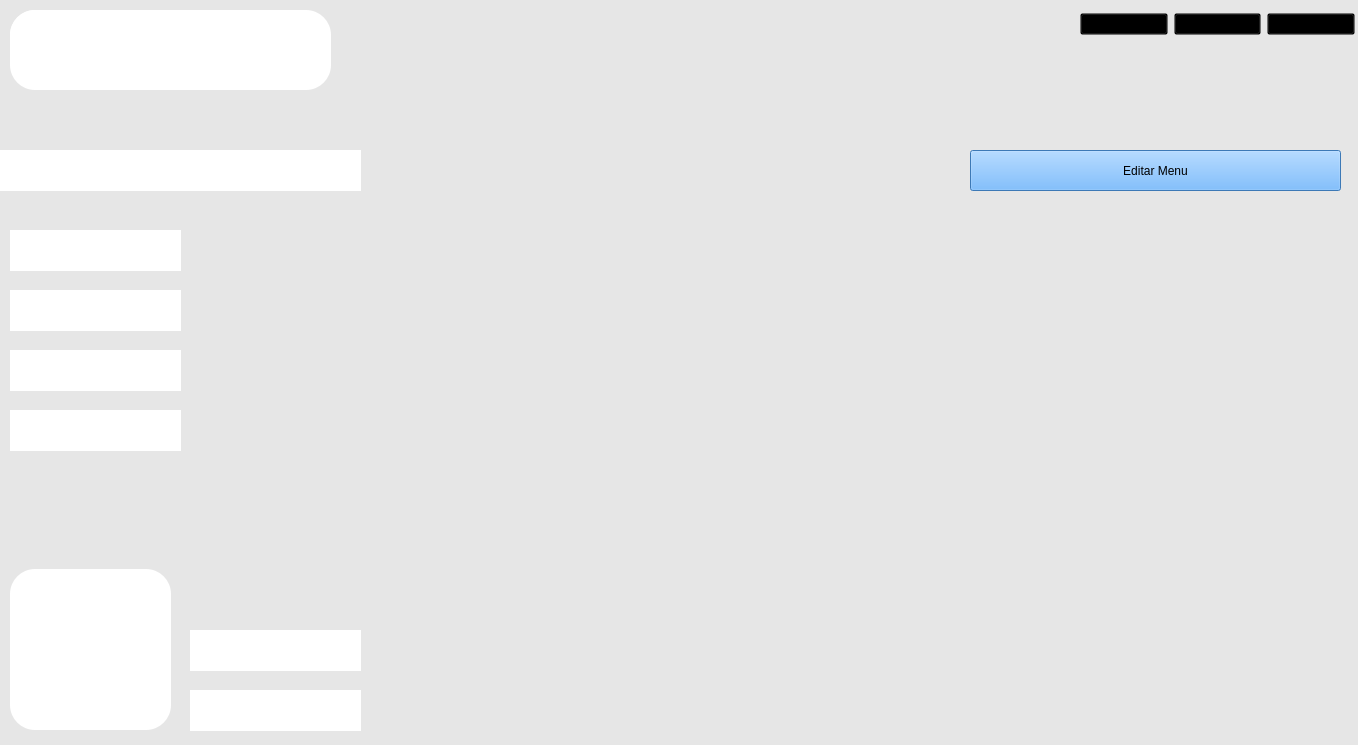
<?xml version="1.0" encoding="UTF-8"?>
<ui version="4.0">
 <class>Form</class>
 <widget class="QWidget" name="Form">
  <property name="geometry">
   <rect>
    <x>0</x>
    <y>0</y>
    <width>1358</width>
    <height>745</height>
   </rect>
  </property>
  <property name="windowTitle">
   <string>Form</string>
  </property>
  <property name="styleSheet">
   <string notr="true">background-color: rgb(230, 230, 230);</string>
  </property>
  <widget class="QWidget" name="layoutWidget">
   <property name="geometry">
    <rect>
     <x>1080</x>
     <y>10</y>
     <width>275</width>
     <height>29</height>
    </rect>
   </property>
   <layout class="QHBoxLayout" name="redirecciones">
    <item>
     <widget class="QPushButton" name="users">
      <property name="styleSheet">
       <string notr="true">background-color: transparent;</string>
      </property>
      <property name="text">
       <string>Usuarios</string>
      </property>
     </widget>
    </item>
    <item>
     <widget class="QPushButton" name="rest">
      <property name="styleSheet">
       <string notr="true">background-color: transparent;</string>
      </property>
      <property name="text">
       <string>Restaurantes</string>
      </property>
     </widget>
    </item>
    <item>
     <widget class="QPushButton" name="fact">
      <property name="styleSheet">
       <string notr="true">background-color: transparent;</string>
      </property>
      <property name="text">
       <string>Facturacion</string>
      </property>
     </widget>
    </item>
   </layout>
  </widget>
  <widget class="QWidget" name="nombrerestaurante" native="true">
   <property name="geometry">
    <rect>
     <x>0</x>
     <y>150</y>
     <width>361</width>
     <height>41</height>
    </rect>
   </property>
   <property name="styleSheet">
    <string notr="true">background-color: rgb(255, 255, 255);
border-radius: 25px;</string>
   </property>
  </widget>
  <widget class="QWidget" name="usuarios" native="true">
   <property name="geometry">
    <rect>
     <x>10</x>
     <y>230</y>
     <width>171</width>
     <height>41</height>
    </rect>
   </property>
   <property name="styleSheet">
    <string notr="true">background-color: rgb(255, 255, 255);
border-radius: 25px;</string>
   </property>
  </widget>
  <widget class="QWidget" name="pedidosactivos" native="true">
   <property name="geometry">
    <rect>
     <x>10</x>
     <y>290</y>
     <width>171</width>
     <height>41</height>
    </rect>
   </property>
   <property name="styleSheet">
    <string notr="true">background-color: rgb(255, 255, 255);
border-radius: 25px;</string>
   </property>
  </widget>
  <widget class="QWidget" name="ventaspormes" native="true">
   <property name="geometry">
    <rect>
     <x>10</x>
     <y>350</y>
     <width>171</width>
     <height>41</height>
    </rect>
   </property>
   <property name="styleSheet">
    <string notr="true">background-color: rgb(255, 255, 255);
border-radius: 25px;</string>
   </property>
  </widget>
  <widget class="QWidget" name="desactivar" native="true">
   <property name="geometry">
    <rect>
     <x>190</x>
     <y>690</y>
     <width>171</width>
     <height>41</height>
    </rect>
   </property>
   <property name="styleSheet">
    <string notr="true">background-color: rgb(255, 255, 255);
border-radius: 25px;</string>
   </property>
  </widget>
  <widget class="QWidget" name="activar" native="true">
   <property name="geometry">
    <rect>
     <x>190</x>
     <y>630</y>
     <width>171</width>
     <height>41</height>
    </rect>
   </property>
   <property name="styleSheet">
    <string notr="true">background-color: rgb(255, 255, 255);
border-radius: 25px;</string>
   </property>
  </widget>
  <widget class="QWidget" name="imagenrestaurante" native="true">
   <property name="geometry">
    <rect>
     <x>10</x>
     <y>569</y>
     <width>161</width>
     <height>161</height>
    </rect>
   </property>
   <property name="styleSheet">
    <string notr="true">background-color: rgb(255, 255, 255);
border-radius: 25px;</string>
   </property>
  </widget>
  <widget class="QWidget" name="ventasdia" native="true">
   <property name="geometry">
    <rect>
     <x>10</x>
     <y>410</y>
     <width>171</width>
     <height>41</height>
    </rect>
   </property>
   <property name="styleSheet">
    <string notr="true">background-color: rgb(255, 255, 255);
border-radius: 25px;</string>
   </property>
  </widget>
  <widget class="QWidget" name="usuario" native="true">
   <property name="geometry">
    <rect>
     <x>10</x>
     <y>10</y>
     <width>321</width>
     <height>80</height>
    </rect>
   </property>
   <property name="styleSheet">
    <string notr="true">background-color: rgb(255, 255, 255);
border-radius: 25px;</string>
   </property>
   <widget class="QLabel" name="fotouser_2">
    <property name="geometry">
     <rect>
      <x>0</x>
      <y>0</y>
      <width>81</width>
      <height>71</height>
     </rect>
    </property>
    <property name="text">
     <string/>
    </property>
    <property name="pixmap">
     <pixmap>assets/img/avatar.svg</pixmap>
    </property>
    <property name="scaledContents">
     <bool>true</bool>
    </property>
   </widget>
   <widget class="QWidget" name="nombreuser_2" native="true">
    <property name="geometry">
     <rect>
      <x>90</x>
      <y>10</y>
      <width>141</width>
      <height>21</height>
     </rect>
    </property>
    <property name="styleSheet">
     <string notr="true">background-color: rgb(255, 255, 255);</string>
    </property>
   </widget>
   <widget class="QWidget" name="rol_2" native="true">
    <property name="geometry">
     <rect>
      <x>80</x>
      <y>40</y>
      <width>141</width>
      <height>21</height>
     </rect>
    </property>
    <property name="styleSheet">
     <string notr="true">background-color: rgb(255, 255, 255);</string>
    </property>
   </widget>
   <widget class="QPushButton" name="exit_2">
    <property name="geometry">
     <rect>
      <x>270</x>
      <y>10</y>
      <width>51</width>
      <height>61</height>
     </rect>
    </property>
    <property name="styleSheet">
     <string notr="true">background-color: transparent;</string>
    </property>
    <property name="text">
     <string/>
    </property>
    <property name="icon">
     <iconset>
      <normaloff>assets/img/right-from-bracket-solid.svg</normaloff>assets/img/right-from-bracket-solid.svg</iconset>
    </property>
    <property name="iconSize">
     <size>
      <width>30</width>
      <height>30</height>
     </size>
    </property>
   </widget>
  </widget>
  <widget class="QLabel" name="logo">
   <property name="geometry">
    <rect>
     <x>570</x>
     <y>-10</y>
     <width>211</width>
     <height>121</height>
    </rect>
   </property>
   <property name="text">
    <string/>
   </property>
   <property name="pixmap">
    <pixmap>assets/img/image-uFlK5B6rP3-transformed-removebg-preview.png</pixmap>
   </property>
   <property name="scaledContents">
    <bool>true</bool>
   </property>
  </widget>
  <widget class="QPushButton" name="editarmenu">
   <property name="geometry">
    <rect>
     <x>970</x>
     <y>150</y>
     <width>371</width>
     <height>41</height>
    </rect>
   </property>
   <property name="styleSheet">
    <string notr="true">background-color: rgb(85, 170, 255);</string>
   </property>
   <property name="text">
    <string>Editar Menu</string>
   </property>
  </widget>
  <widget class="QWidget" name="gridLayoutWidget">
   <property name="geometry">
    <rect>
     <x>380</x>
     <y>210</y>
     <width>961</width>
     <height>521</height>
    </rect>
   </property>
   <layout class="QGridLayout" name="gridLayout"/>
  </widget>
 </widget>
 <resources/>
 <connections/>
</ui>
